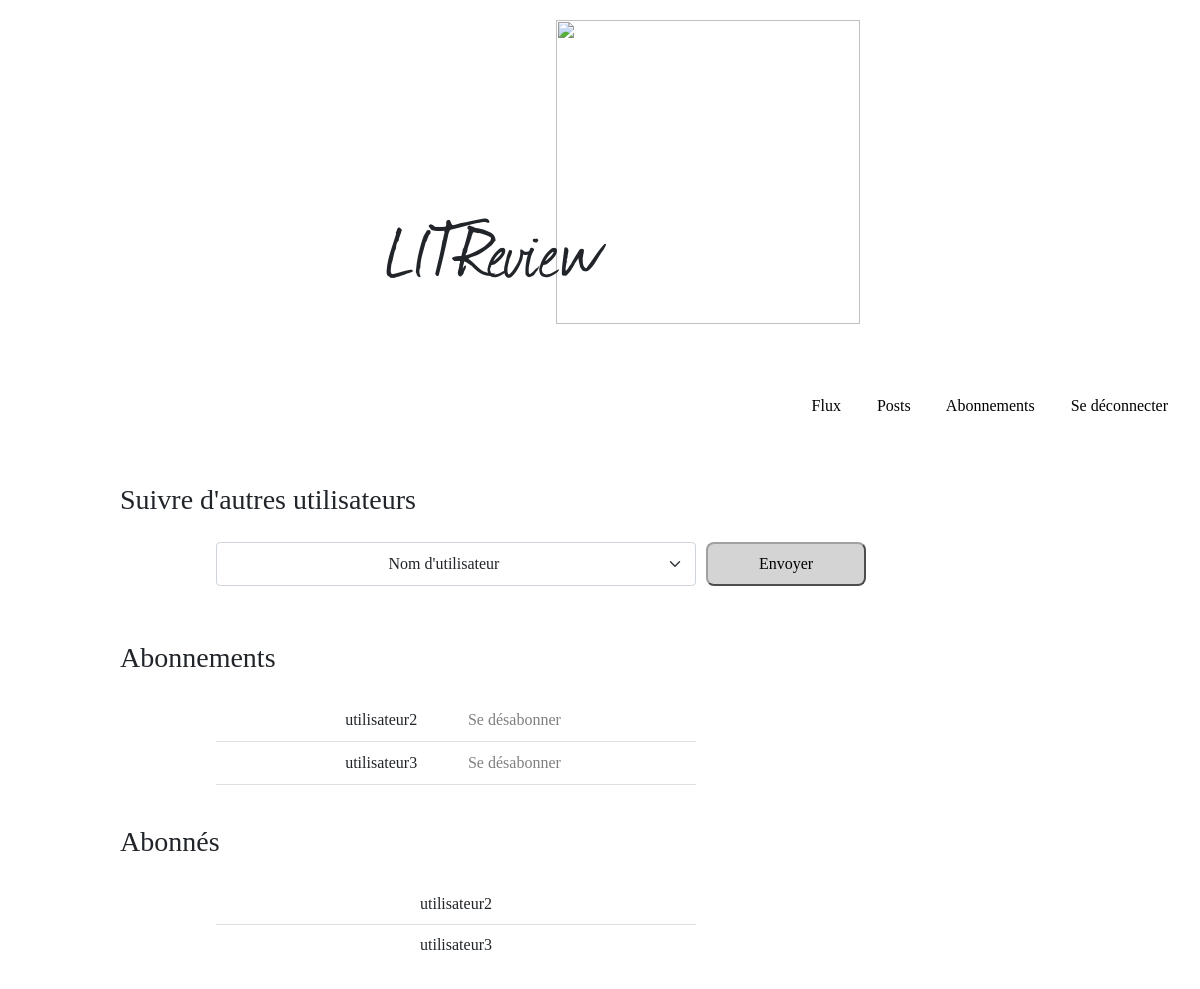
Before: /follow-users/ (signed in) with the older database file.
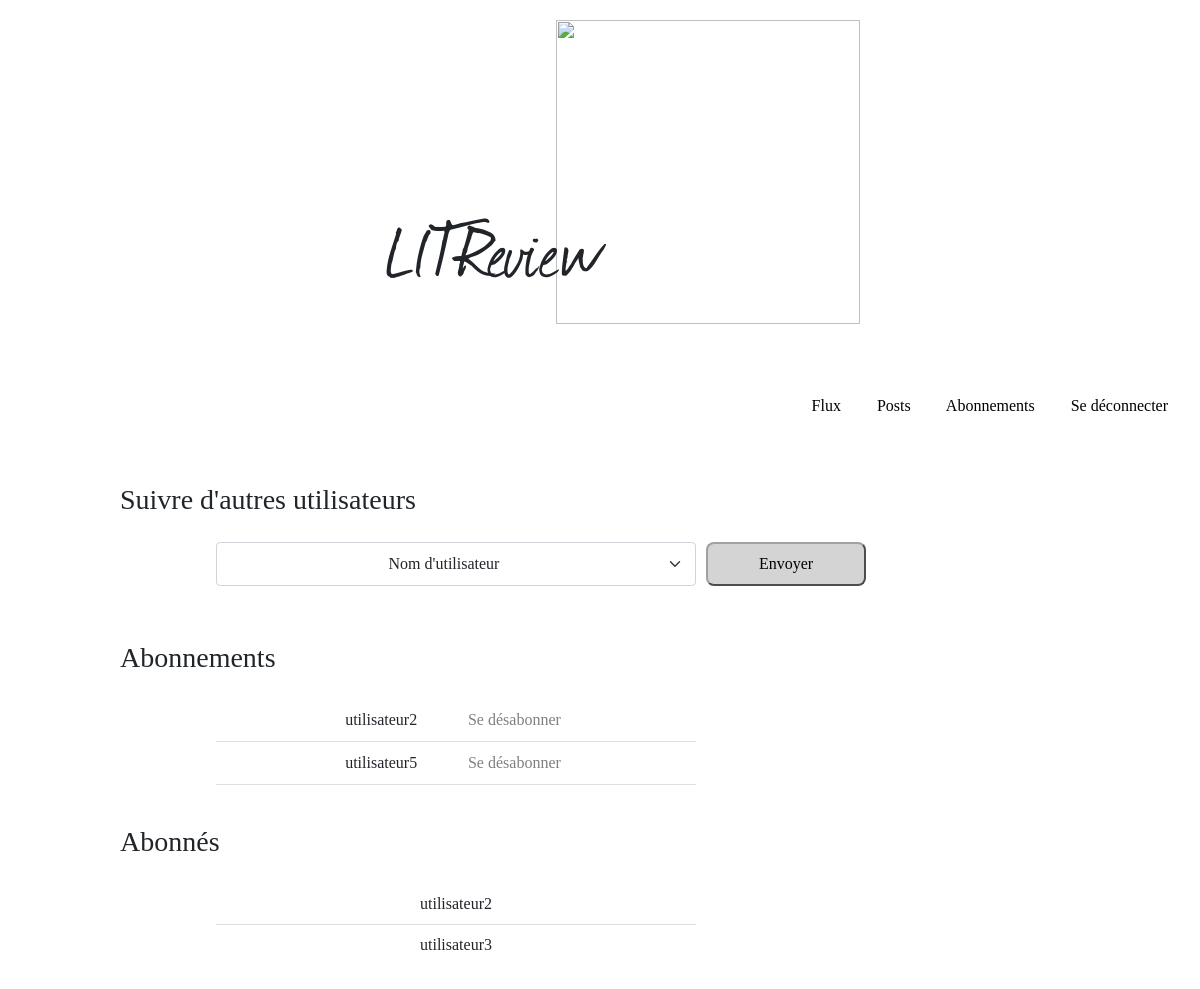
After: the same page with the newer database file.
### blog/models.py (models this page shows)
class UserFollows(models.Model):
    user = models.ForeignKey(to=settings.AUTH_USER_MODEL, on_delete=models.CASCADE, related_name='following')
    followed_user = models.ForeignKey(to=settings.AUTH_USER_MODEL, on_delete=models.CASCADE, related_name='followed_by')
    class Meta:
        unique_together=('user', 'followed_user', )

### blog/views.py (the view)
# urls.py: path('follow-users/', blog.views.follow_users, name='follow_users'),
@login_required
def follow_users(request):
    follow_form = forms.UsersFollowForm()
    users = User.objects.filter(~Q(followed_by__in=request.user.following.all())).exclude(id=request.user.id)
    context = {'users': users,}
    if request.method == 'POST' and "new-user-follow-button" in request.POST:
        follow_form = forms.UsersFollowForm(request.POST)
        if follow_form.is_valid():
            usersFollow = follow_form.save()
            usersFollow.save()
            return render(request, 'blog/follow_users.html', context=context)
    if request.method == 'POST' and "delete-user-follow-button" in request.POST:
        instance = models.UserFollows.objects.get(user=request.user, followed_user=request.POST['delete-user-follow-button'])
        instance.delete()
        return render(request, 'blog/follow_users.html', context=context)
    return render(request, 'blog/follow_users.html', context=context)

### blog/templates/blog/follow_users.html (shortened to what this page needs)
{% extends 'base.html' %}
{% block content %}
<div id="follow-template">
    <form method="post">
        <div class="mb-4">
            <h3>Suivre d'autres utilisateurs</h3>
            <div id="choose-user-to-follow">
                <select class="form-select" name="followed_user" required id="id_followed_user">
                    <option value selected>Nom d'utilisateur</option>
                </select>
                <button type="submit" class="button-type" name="new-user-follow-button">Envoyer</button>
            </div>
        </div>
    </form>
    <form method="post">
        <div class="mb-4">
            <h3>Abonnements</h3>
            <ul class="list-group list-group-flush ">
                {% for user in request.user.following.all %}
                    <li class="list-group-item">{{ user.followed_user }}<button class="button-unfollow" name="delete-user-follow-button" value="{{ user.followed_user.id }}">Se désabonner</button></li>
                {% endfor %}
            </ul>
        </div>
    </form>
    <div class="mb-4">
        <h3>Abonnés</h3>
        <div class="follow-list">
        <ul class="list-group list-group-flush">
            {% for user in request.user.followed_by.all %}
                <li class="list-group-item">{{ user.user }}</li>
            {% endfor %}
        </ul>
        </div>
    </div>
</div>
{% endblock content %}

Changed rows visible on the page:
removed UserFollows: followed_user "utilisateur3", shown under "Abonnements"
added UserFollows: followed_user "utilisateur5", shown under "Abonnements"
